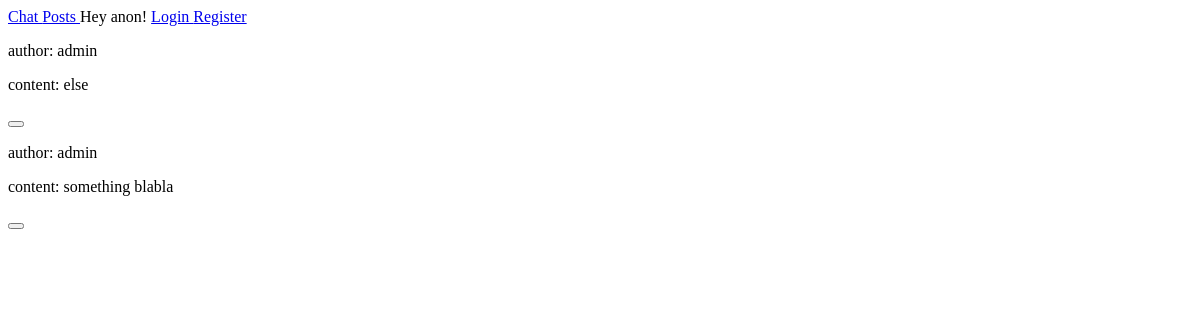
The page /post/view/ on the database as committed earlier.
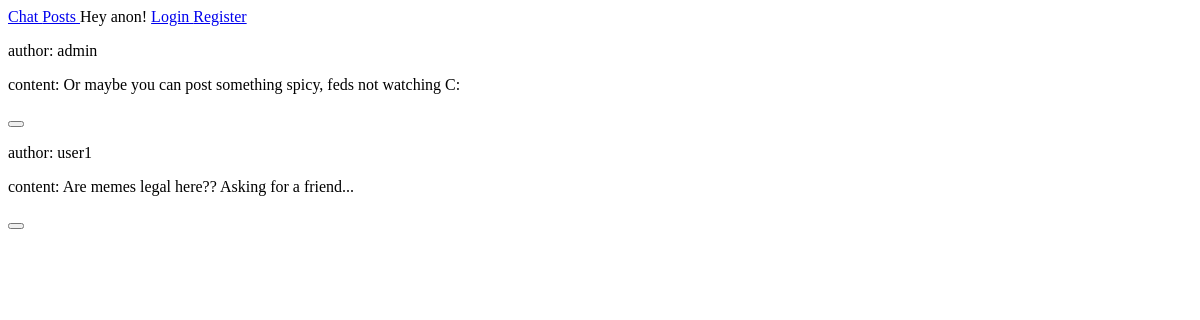
The same page on the database as committed later.
### post/models.py (models this page shows, shortened)
class Post(models.Model):
    content = models.TextField(
        null=False,
        blank=False,
        max_length=120
    )
    likes = models.ManyToManyField(
        to='user.User',
        blank=True,
        related_name='posts_liked_by_user'
    )
    author = models.ForeignKey(
        to='user.User',
        on_delete=models.CASCADE
    )

### user/models.py (models this page shows)
class User(AbstractUser):
    def click_like(self, post_pk: int):
        posts = self.posts_liked_by_user
        if posts.filter(pk=post_pk).exists():
            posts.remove(post_pk)
        else:
            posts.add(post_pk)

### post/views.py (the view)
# urls.py: path('view/', ViewPosts.as_view(), name='view_posts'),
class ViewPosts(ListView):
    model = Post
    paginate_by = 10
    template_name = 'post/viewposts.html'

### templates/post/viewposts.html (shortened to what this page needs)
{% extends 'base.html' %}
{% load static %}
{% block content %}
  {% for post in object_list %}
    <div id="post_{{ post.pk }}">
      <p>author: {{ post.author }}</p>
      <p>content: {{ post.content }}</p>
      <span>
        <button id="button_{{ post.pk }}">
        </button>
      </span>
      <br>
    </div>
  {% endfor %}
{% endblock %}

### templates/base.html (shortened to what this page needs)
<!DOCTYPE html>
<html lang="en">
  <head>
    {% load static %}
    <link
      rel="stylesheet"
      type="text/css"
      href="{% static 'style.css' %}"
    >
  </head>
  <body>
    {% include 'navbar.html' %}
    {% block content %}
    {% endblock %}
  </body>
</html>

### templates/navbar.html (shortened to what this page needs)
<ul id="navbar">
  <li>
    <a href="{% url 'chat:home' %}">
      Chat
    </a>
  </li>
  <li>
    <a href="{% url 'post:view_posts' %}">
      Posts
    </a>
  </li>
  {% if user.is_anonymous %}
    <li>
      Hey anon!
    </li>
    <li>
      <a href="{% url 'user:login' %}">
        Login
      </a>
    </li>
    <li>
      <a href="{% url 'user:register' %}">
        Register
      </a>
    </li>
  {% endif %}
</ul>

### static/style.css (style rules this page uses)
#navbar { list-style-type: none; margin: 0; padding: 0; }
#navbar li { display: inline; }

Rows that differ between the two databases and show on the page:
changed Post "admin": content "else" → "Or maybe you can post something spicy, feds not watching C:"
changed Post: author "admin" → "user1"; content "something blabla" → "Are memes legal here?? Asking for a friend..."
